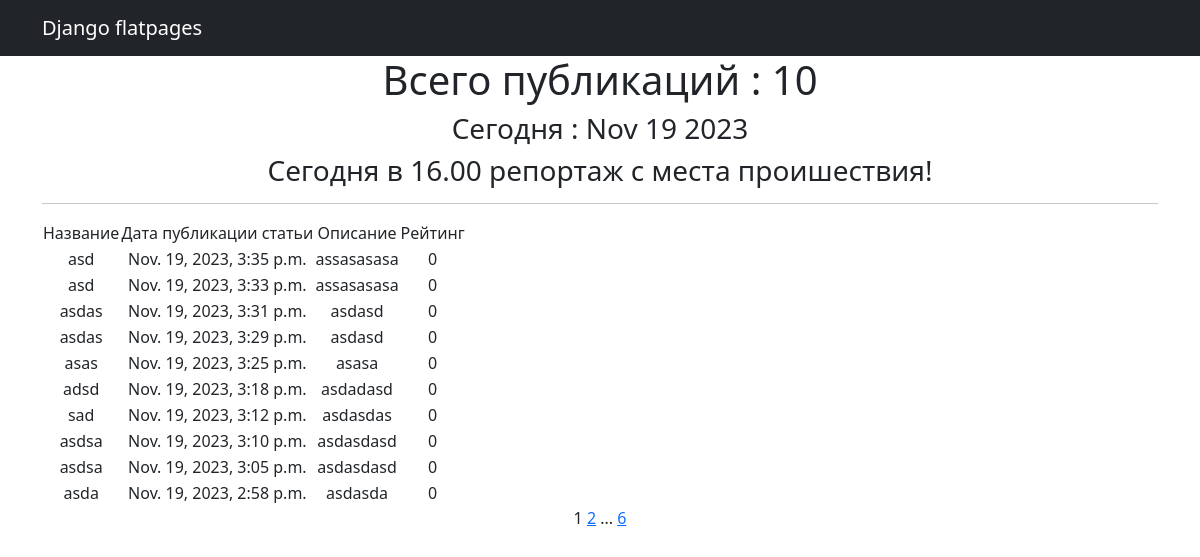
/home/, run on the app's committed database.
### news/models.py (models this page shows, shortened)
class Post(models.Model):
    author = models.ForeignKey(Author, on_delete=models.CASCADE)
    NEWS = "NW"
    ARTICLE = "AR"
    CATEGORY_CHOICES = (
        (NEWS, 'Новость'),
        (ARTICLE, 'Статья')
    )
    categoryType = models.CharField(max_length=2, choices=CATEGORY_CHOICES, default=ARTICLE)
    dateCreation = models.DateTimeField(auto_now_add=True)
    postCategory = models.ManyToManyField(Category, through='PostCategory')
    title = models.CharField(max_length=128)
    text = models.TextField()
    rating = models.SmallIntegerField(default=0)
    def __str__(self):
        return f'{self.title}'
    """Класс для списка Постов "от свежих к старым"."""

### news/views.py (the view)
# urls.py: path('', PostList.as_view(), name='post_list'),
class PostList(ListView):
    model = Post
    template_name = 'posts.html'
    context_object_name = 'posts'
    ordering = ['-dateCreation']
    paginate_by = 10
    def get_queryset(self):
        queryset = super().get_queryset()
        self.filterset =PostFilter(self.request.GET, queryset)
        return self.filterset.qs
    def get_context_data(self, **kwargs):
        context = super().get_context_data(**kwargs)
        context['time_now'] = datetime.utcnow()
        context['fresh_news'] = "Сегодня в 16.00 репортаж с места проишествия!"
        return context

### news/templatetags/custom_filters.py (called while the page is built)
@register.simple_tag(takes_context=True)
def url_replace(context, **kwargs):
   d = context['request'].GET.copy()
   for k, v in kwargs.items():
       d[k] = v
   return d.urlencode()

### templates/posts.html (shortened to what this page needs)
{% extends 'flatpages/default.html' %}
{% load custom_filters %}
{% load cache %}
{% block content %}
{% cache 60 header %}
   <h1>Всего публикаций : {{posts|length}}</h1>
   <h3>Сегодня : {{ time_now|date:'M d Y' }} </h3>
   <h3> {{ fresh_news|default_if_none:"Обновляйте наше приложение, чтобы не пропустить свежие новости!" }} </h3>
{% endcache %}
   <hr>
   {% if posts %}
       <table>
           <tr>
               <td>Название</td>
               <td>Дата публикации статьи</td>
               <td>Описание</td>
               <td>Рейтинг</td>
           </tr>
           {% for p in posts %}
           <tr>
               <td>{{ p }}</td>
               <td>{{ p.dateCreation }}</td>
               <td>{{ p.text|truncatewords:20 }}</td></td>
               <td>{{ p.rating }}</td>
           </tr>
           {% endfor %}
       </table>
   {% else %}
       <h2>Статей нет!</h2>
   {% endif %}
   {{ page_obj.number }}
   {% if page_obj.has_next %}
       <a href="?{% url_replace page=page_obj.next_page_number %}">{{ page_obj.next_page_number }}</a>
       {% if paginator.num_pages != page_obj.next_page_number %}
           ...
           <a href="?{% url_replace page=page_obj.paginator.num_pages %}">{{ page_obj.paginator.num_pages }}</a>
       {% endif %}
   {% endif %}
{% endblock content %}

### data on the page
Post: title "asd", dateCreation "Nov. 19, 2023, 3:35 p.m.", text "assasasasa", rating "0"
Post: title "asd", dateCreation "Nov. 19, 2023, 3:33 p.m.", text "assasasasa", rating "0"
Post: title "asdas", dateCreation "Nov. 19, 2023, 3:31 p.m.", text "asdasd", rating "0"
Post: title "asdas", dateCreation "Nov. 19, 2023, 3:29 p.m.", text "asdasd", rating "0"
Post: title "asas", dateCreation "Nov. 19, 2023, 3:25 p.m.", text "asasa", rating "0"
Post: title "adsd", dateCreation "Nov. 19, 2023, 3:18 p.m.", text "asdadasd", rating "0"
Post: title "sad", dateCreation "Nov. 19, 2023, 3:12 p.m.", text "asdasdas", rating "0"
Post: title "asdsa", dateCreation "Nov. 19, 2023, 3:10 p.m.", text "asdasdasd", rating "0"
Post: title "asdsa", dateCreation "Nov. 19, 2023, 3:05 p.m.", text "asdasdasd", rating "0"
Post: title "asda", dateCreation "Nov. 19, 2023, 2:58 p.m.", text "asdasda", rating "0"

### other printed values
{{ posts|length }} "10"
{{ time_now|date:'M d Y' }} "Nov 19 2023"
{{ page_obj.number }} "1"
{{ page_obj.next_page_number }} "2"
{{ page_obj.paginator.num_pages }} "6"
